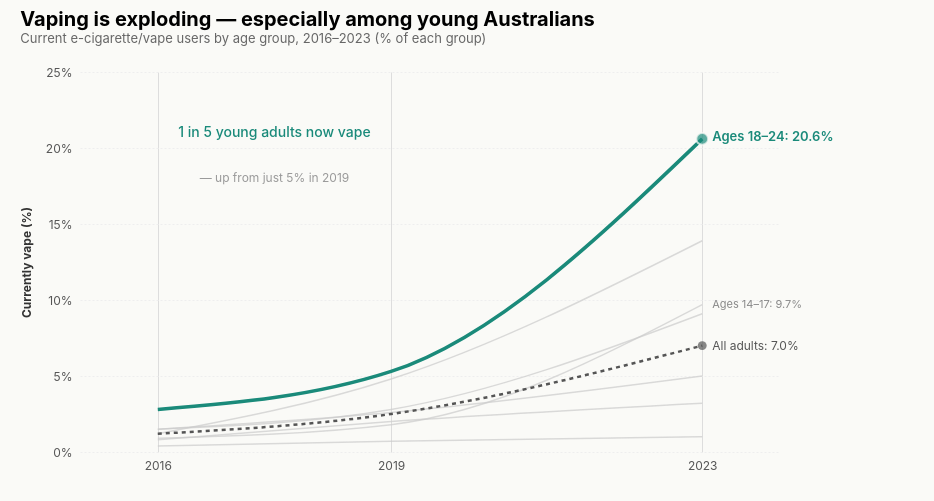

This figure's Vega-Lite source:
### Vega-Lite specification from a JSON file in a GitHub repository (floating-point values rounded to 4 significant figures)
{"$schema": "https://vega.github.io/schema/vega-lite/v5.json", "title": {"text": "Vaping is exploding — especially among young Australians", "subtitle": "Current e-cigarette/vape users by age group, 2016–2023 (% of each group)", "anchor": "start", "fontSize": 20, "subtitleFontSize": 13, "subtitleColor": "#666", "offset": 20}, "width": 700, "height": 380, "padding": {"left": 20, "right": 100, "top": 10, "bottom": 30}, "background": "#FAFAF7", "config": {"view": {"stroke": null}, "font": "Inter, system-ui, sans-serif"}, "data": {"values": [{"year": 2016, "rate": 1.2, "group": "Total (14+)"}, {"year": 2019, "rate": 2.5, "group": "Total (14+)"}, {"year": 2023, "rate": 7.0, "group": "Total (14+)"}, {"year": 2016, "rate": 0.9, "group": "14–17"}, {"year": 2019, "rate": 1.8, "group": "14–17"}, {"year": 2023, "rate": 9.7, "group": "14–17"}, {"year": 2016, "rate": 2.8, "group": "18–24"}, {"year": 2019, "rate": 5.3, "group": "18–24"}, {"year": 2023, "rate": 20.6, "group": "18–24"}, {"year": 2016, "rate": 1.2, "group": "25–29"}, {"year": 2019, "rate": 4.8, "group": "25–29"}, {"year": 2023, "rate": 13.9, "group": "25–29"}, {"year": 2016, "rate": 1.5, "group": "30–39"}, {"year": 2019, "rate": 2.8, "group": "30–39"}, {"year": 2023, "rate": 9.1, "group": "30–39"}, {"year": 2016, "rate": 1.5, "group": "40–49"}, {"year": 2019, "rate": 2.6, "group": "40–49"}, {"year": 2023, "rate": 5.0, "group": "40–49"}, {"year": 2016, "rate": 0.8, "group": "50–59"}, {"year": 2019, "rate": 2.0, "group": "50–59"}, {"year": 2023, "rate": 3.2, "group": "50–59"}, {"year": 2016, "rate": 0.4, "group": "60+"}, {"year": 2019, "rate": 0.7, "group": "60+"}, {"year": 2023, "rate": 1.0, "group": "60+"}]}, "encoding": {"x": {"field": "year", "type": "quantitative", "title": null, "scale": {"domain": [2015, 2024], "nice": false}, "axis": {"values": [2016, 2019, 2023], "format": "d", "labelFontSize": 12, "labelColor": "#555", "domain": false, "ticks": false, "labelPadding": 8}}, "y": {"field": "rate", "type": "quantitative", "title": "Currently vape (%)", "scale": {"domain": [0, 25]}, "axis": {"values": [0, 5, 10, 15, 20, 25], "labelExpr": "datum.value + '%'", "labelFontSize": 12, "labelColor": "#555", "titleFontSize": 12, "titleColor": "#333", "titlePadding": 12, "grid": true, "gridColor": "#EEE", "gridDash": [2, 2], "domain": false, "ticks": false, "labelPadding": 8}}}, "layer": [{"transform": [{"filter": "datum.group != '18–24' && datum.group != 'Total (14+)'"}], "mark": {"type": "line", "color": "#CCC", "strokeWidth": 1.5, "interpolate": "monotone", "opacity": 0.7}, "encoding": {"detail": {"field": "group", "type": "nominal"}}}, {"transform": [{"filter": "datum.group == 'Total (14+)'"}], "mark": {"type": "line", "color": "#555", "strokeWidth": 2.5, "interpolate": "monotone", "strokeDash": [4, 4]}}, {"transform": [{"filter": "datum.group == '18–24'"}], "mark": {"type": "line", "color": "#1A8A7A", "strokeWidth": 3.5, "interpolate": "monotone"}}, {"transform": [{"filter": "datum.group == '18–24' && datum.year == 2023"}], "mark": {"type": "point", "filled": true, "color": "#1A8A7A", "size": 140, "stroke": "#FAFAF7", "strokeWidth": 2}}, {"transform": [{"filter": "datum.group == '18–24' && datum.year == 2023"}], "mark": {"type": "text", "dx": 10, "dy": -2, "fontSize": 13, "fontWeight": 600, "color": "#1A8A7A", "align": "left"}, "encoding": {"text": {"value": "Ages 18–24: 20.6%"}}}, {"transform": [{"filter": "datum.group == 'Total (14+)' && datum.year == 2023"}], "mark": {"type": "point", "filled": true, "color": "#555", "size": 80}}, {"transform": [{"filter": "datum.group == 'Total (14+)' && datum.year == 2023"}], "mark": {"type": "text", "dx": 10, "dy": 0, "fontSize": 12, "color": "#555", "align": "left"}, "encoding": {"text": {"value": "All adults: 7.0%"}}}, {"transform": [{"filter": "datum.group == '14–17' && datum.year == 2023"}], "mark": {"type": "text", "dx": 10, "dy": 0, "fontSize": 11, "color": "#888", "align": "left"}, "encoding": {"text": {"value": "Ages 14–17: 9.7%"}}}, {"data": {"values": [{"x": 2018.0, "y": 21, "txt": "1 in 5 young adults now vape"}]}, "mark": {"type": "text", "fontSize": 14, "fontWeight": 500, "color": "#1A8A7A", "align": "center"}, "encoding": {"x": {"field": "x", "type": "quantitative"}, "y": {"field": "y", "type": "quantitative"}, "text": {"field": "txt"}}}, {"data": {"values": [{"x": 2018.0, "y": 18, "txt": "— up from just 5% in 2019"}]}, "mark": {"type": "text", "fontSize": 12, "color": "#999", "align": "center"}, "encoding": {"x": {"field": "x", "type": "quantitative"}, "y": {"field": "y", "type": "quantitative"}, "text": {"field": "txt"}}}]}
